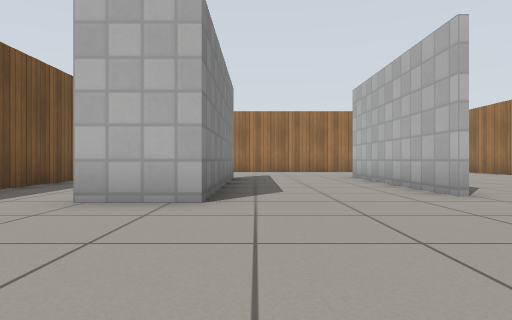
[1] (above)

16 first-person views from a walk through a robot-simulator world made for Gazebo. The camera is 0.5 m above the floor, looks level and sees 75° across. The floor is counted in squares, 1 m on a side. Each view is taken from the middle of a square. On the plan, view 1 faces up. The plan holds only what a view shows up to about 9 squares ahead; the rest is blank. Simple patterns stand in for the simulator's built-in surfaces.

[2]
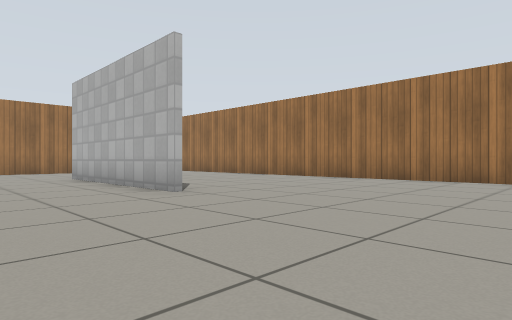

[3]
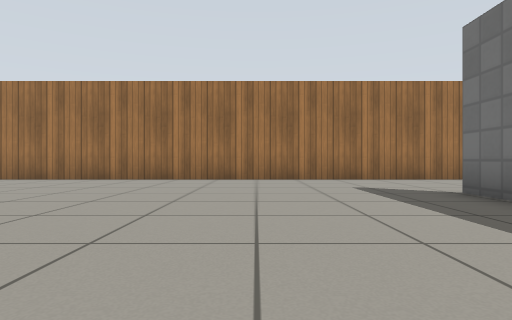

[4]
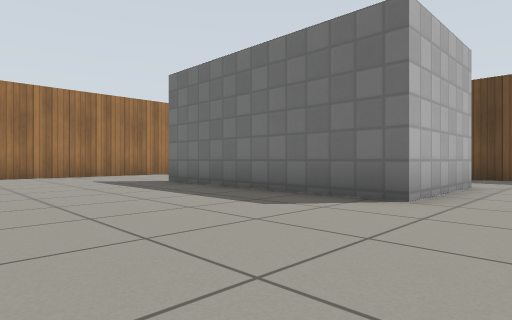

[5]
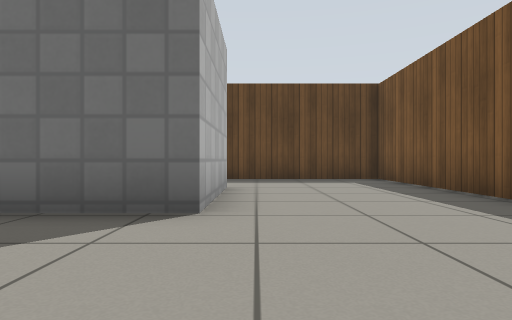

[6]
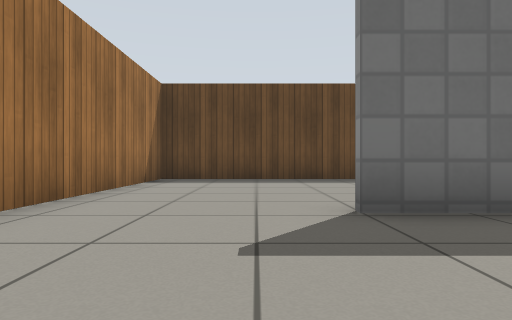

[7]
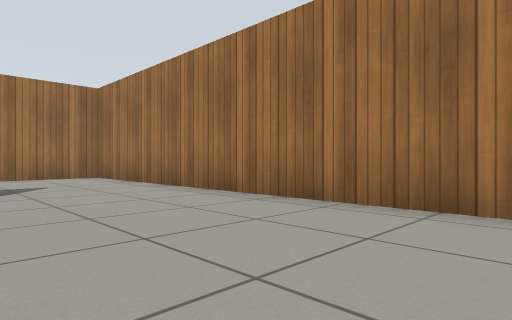

[8]
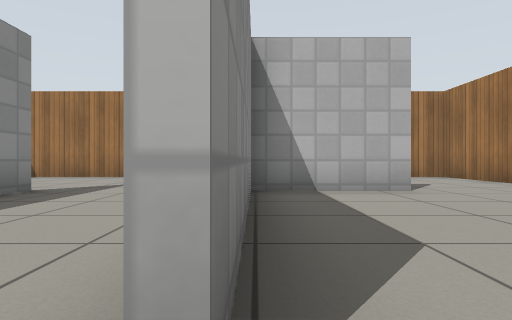

[9]
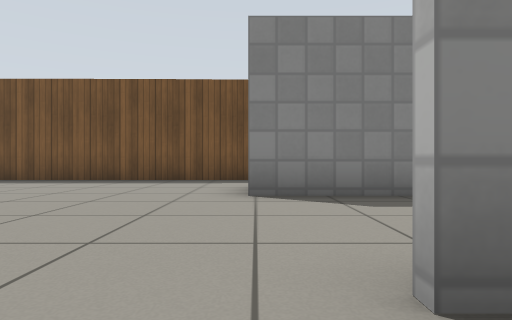

[10]
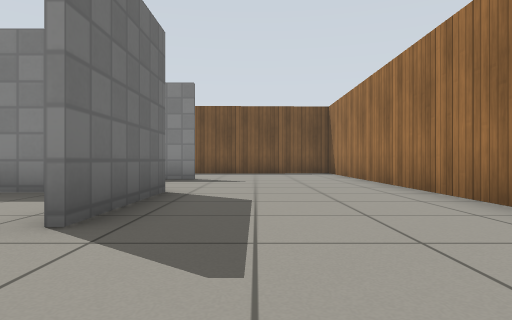

[11]
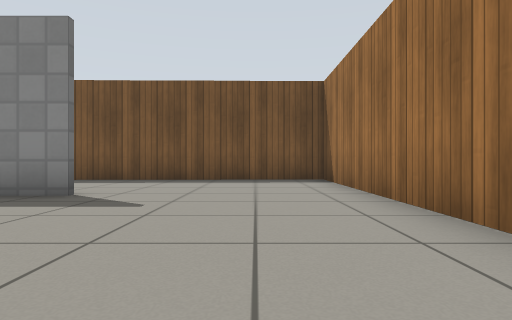

[12]
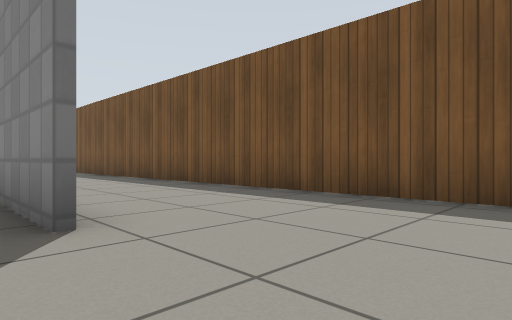

[13]
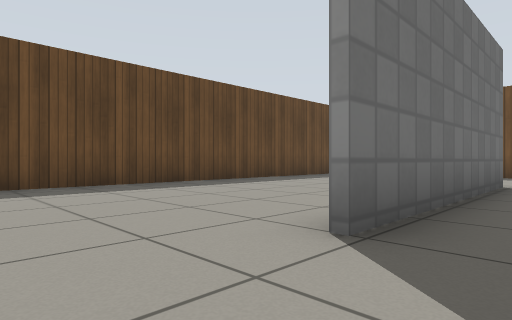

[14]
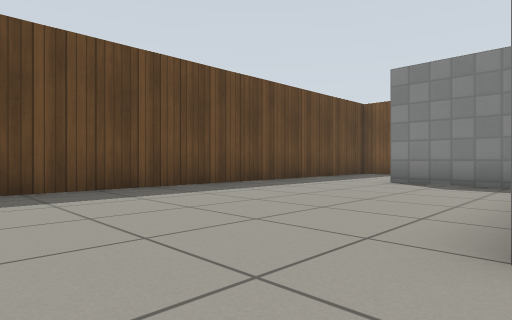

[15]
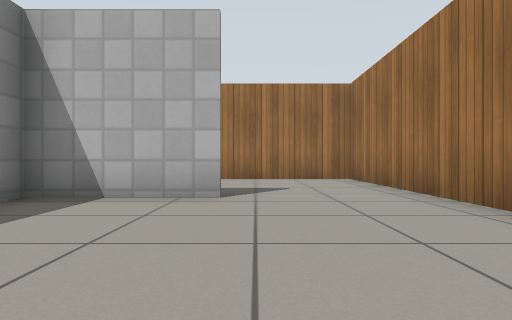

[16]
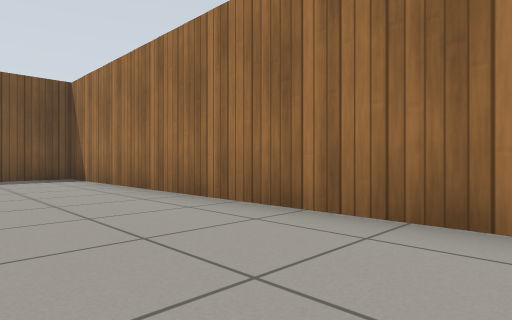

### Floor plan
Points are (right, up) in squares from view 1. A wall is a line through its corners. A room is listed if a view was taken in it or the views show most of it. See-through windows are left out.
Room 1 (views 1, 2, 3, 4, 5, 6, 7, 8, 9, 10, 11, 12, 13, 14, 15, 16)
walls: (2.8, 4.5) (2.8, 9.6) (5.6, 9.6); (-0.3, -2.9) (-0.3, -5.1); (-0.6, 9.5) (-0.6, 3.9) (-2.1, 3.9); (5.6, 9.4) (2.9, 9.4) (2.9, 4.5); (-0.5, -5.1) (-0.5, -2.1) (5.1, -2.1); (-4.1, -7.7) (8.5, -7.7) (8.5, 13.7) (-4.5, 13.7) (-4.1, -7.7)

Where each view was taken, in squares from view 1:
view 1: 0 up, 0 right, facing up
view 2: 0 up, 0 right, facing up-right
view 3: 1 up, 0 right, facing right
view 4: 2 up, 2 left, facing down-right
view 5: 1 up, 1 left, facing down
view 6: 1 up, 6 right, facing down
view 7: 4 up, 5 right, facing up-right
view 8: 4 up, 3 right, facing up
view 9: 4 up, 4 right, facing left
view 10: 11 up, 8 right, facing left
view 11: 12 up, 4 right, facing left
view 12: 12 up, 0 right, facing down-left
view 13: 1 down, 7 right, facing down-left
view 14: 2 down, 7 right, facing down-left
view 15: 5 up, 6 right, facing up
view 16: 11 up, 5 right, facing up-left
